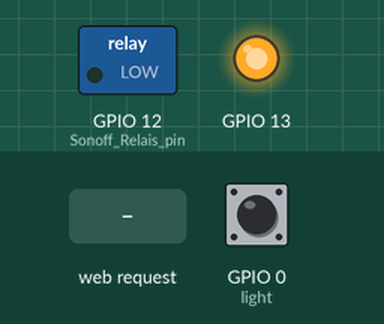
Bench run of a sketch on a simulated ESP8266 (Wemos D1 mini). Parts: switched loads named in the sketch (green lamp = pin HIGH), output pins drawn as LEDs (lit = HIGH). Inputs (shaded band) come from the test bench; at power-on: GPIO 0 (light) HIGH. WiFi joins after 1.5 s; servers stay silent unless stated; what the sketch prints to the serial monitor is not drawn.

Above: at 2.7 s.
2.8 s: HTTP request GET /LED=ON received
At 4.0 s:
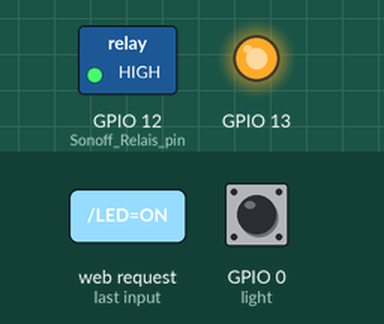
4.3 s: HTTP request GET /LED=OFF received
At 5.3 s:
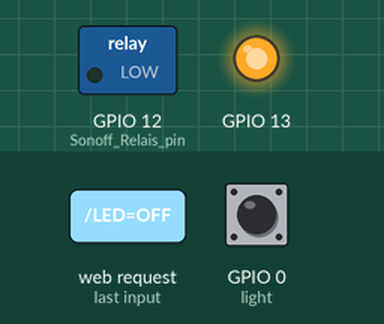
5.8 s: GPIO 0 (light) pulsed LOW 5 times (0.12 s each, 0.3 s apart)
At 8.1 s:
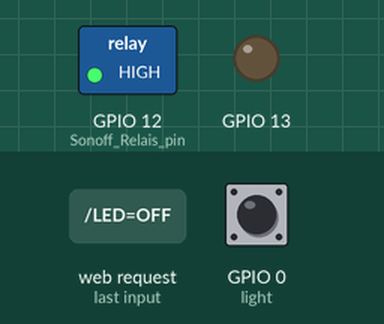
Timing chart, 0 to 9.6 s (numbered marks = the images above; inputs shaded):
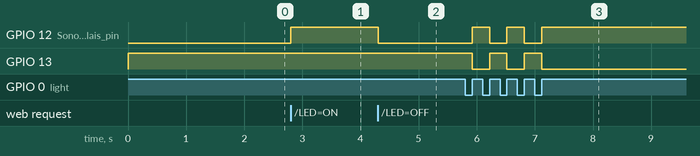

Measured:
- after the input at 2.8 s, GPIO 12 (Sonoff_Relais_pin): LOW → HIGH at once
- after the input at 4.3 s, GPIO 12 (Sonoff_Relais_pin): HIGH → LOW at once
- after the input at 5.8 s, GPIO 12 (Sonoff_Relais_pin): alternates HIGH for 0.30 s and LOW for 0.30 s, 5 changes in all, then stays HIGH, starting after 0.12 s; GPIO 13: alternates HIGH for 0.30 s and LOW for 0.30 s, 5 changes in all, then stays LOW, starting after 0.12 s

The sketch:

sonoff_with_manual_button.ino
```cpp
// remote light switch for art
// used sonoff basic wifi smart switch relais 10A
// why via chinese server
// reprogram it with my program
// connect usb with switch pressed to get into programming mode use esp01 programmer
// you wll loose the chinese software
/*
  GPIO00 - BUTTON
  GPIO12 - RELAY
  GPIO13 - Sonoff_Relais_pin1

  GPIO03 - RX PIN
  GPIO01 - TX PIN
*/

#include <ESP8266WiFi.h>

const char* ssid = "Bangert_30_Andijk";    //  Your Wi-Fi Name
const char* password = "ookikwilerin";        // Wi-Fi Password

const char* soft_ap_ssid = "ART Light Switch AP"; // AP wifi name broadcasted in the air
const char*  soft_ap_password = "";

int value = LOW;

// think D1 is the reliscontrolpin of relayshield d1 mini
//int Sonoff_Relais_pin = 5;   // relais connected to GPI05 (D1) (nodemcu / wmos d1 r1 mini
int Sonoff_Relais_pin = 12;    // sonoff relais control pin
WiFiServer server(80);


void setup()

{

  Serial.begin(115200); //Default Baudrate

  pinMode(Sonoff_Relais_pin, OUTPUT);
  digitalWrite(Sonoff_Relais_pin, LOW);

  pinMode(13, OUTPUT);
  digitalWrite(13, HIGH);

  pinMode(0, INPUT);


  Serial.print("Connecting to the NetWork");
  WiFi.mode(WIFI_AP_STA);                                              // Connect to your wifi
  WiFi.softAP(soft_ap_ssid, soft_ap_password);
  WiFi.begin(ssid, password);

  while (WiFi.status() != WL_CONNECTED)
  {

    delay(500);
    Serial.print(".");

  }

  Serial.println("WiFi connected");

  server.begin();  // Starts the Server

  Serial.println("Server started");


  Serial.print("IP Address of network: "); // will IP address on Serial Monitor

  Serial.println(WiFi.localIP());

  Serial.print("Copy and paste the following URL: https://"); // Will print IP address in URL format

  Serial.print(WiFi.localIP());

  Serial.println("/");

}


void loop(){


  if (digitalRead(0)== LOW){                 // manual control on/off toggle light with pushbutton on sonoff
    while (digitalRead(0)== LOW){/*wait for button release*/}
    if (value == LOW){
      digitalWrite(Sonoff_Relais_pin, HIGH); // Turn Sonoff_Relais_pin ON
      value = HIGH;
      digitalWrite(13, LOW);
    }
    else{
      digitalWrite(Sonoff_Relais_pin, LOW); // Turn Sonoff_Relais_pin OFF
      value = LOW;
      digitalWrite(13, HIGH);
    }

  }

  WiFiClient client = server.available();

  if (!client)

  {

    return;

  }

  Serial.println("Waiting for new client");

  while (!client.available())
  {
    delay(1);
  }


  String request = client.readStringUntil('\r');

  Serial.println(request);

  client.flush();


  if (request.indexOf("/LED=ON") != -1)
  {
    digitalWrite(Sonoff_Relais_pin, HIGH); // Turn Sonoff_Relais_pin ON
    value = HIGH;
  }

  if (request.indexOf("/LED=OFF") != -1)
  {
    digitalWrite(Sonoff_Relais_pin, LOW); // Turn Sonoff_Relais_pin OFF
    value = LOW;
    digitalWrite(13, HIGH);
  }


  //*------------------HTML Page Code---------------------*//
  client.println("HTTP/1.1 200 OK"); //
  client.println("Content-Type: text/html");
  client.println("");
  client.println("<!DOCTYPE HTML>");
  client.println("<html>");
  client.print("<meta http-equiv=\"refresh\" content=\"5; URL=http://");
  client.print(WiFi.localIP());
  client.print("\">");
  client.print("<body><center><h1><br>");
  client.print(" LIGHT = ");

  if (value == HIGH)
  {
    client.print("ON<br>");
    client.println("<a href=\"/LED=OFF\"\"><button style=\"height:160px; width:320px; background-color:yellow;\"><h1> Turn OFF </h1></button></a><br>");
  }
  else
  {
    client.print("OFF<br>");
    client.println("<a href=\"/LED=ON\"\"><button style=\"height:160px; width:320px; background-color:gray;\"><h1>  Turn ON  </h1></button></a><br>");
  }

  client.print("<br><br><br><a href=\"http://");
  client.print(WiFi.localIP());
  client.print("\"><h1>");
  client.print(WiFi.localIP());
  client.println("</h1></a><br>");

  client.println("</h1></center></body></html>");


  delay(1);

  Serial.println("Client disonnected");

  Serial.println("");

}
```
